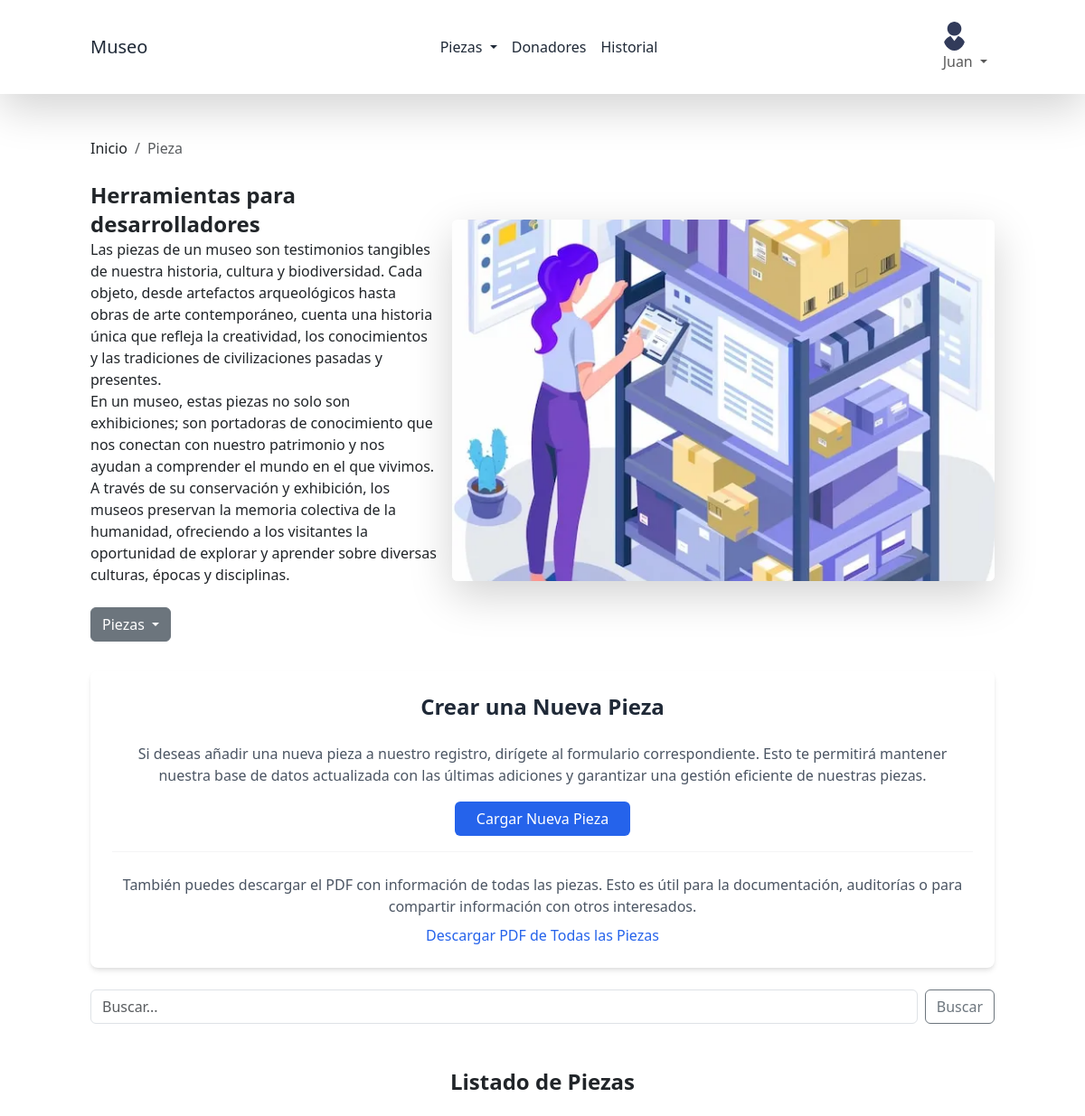
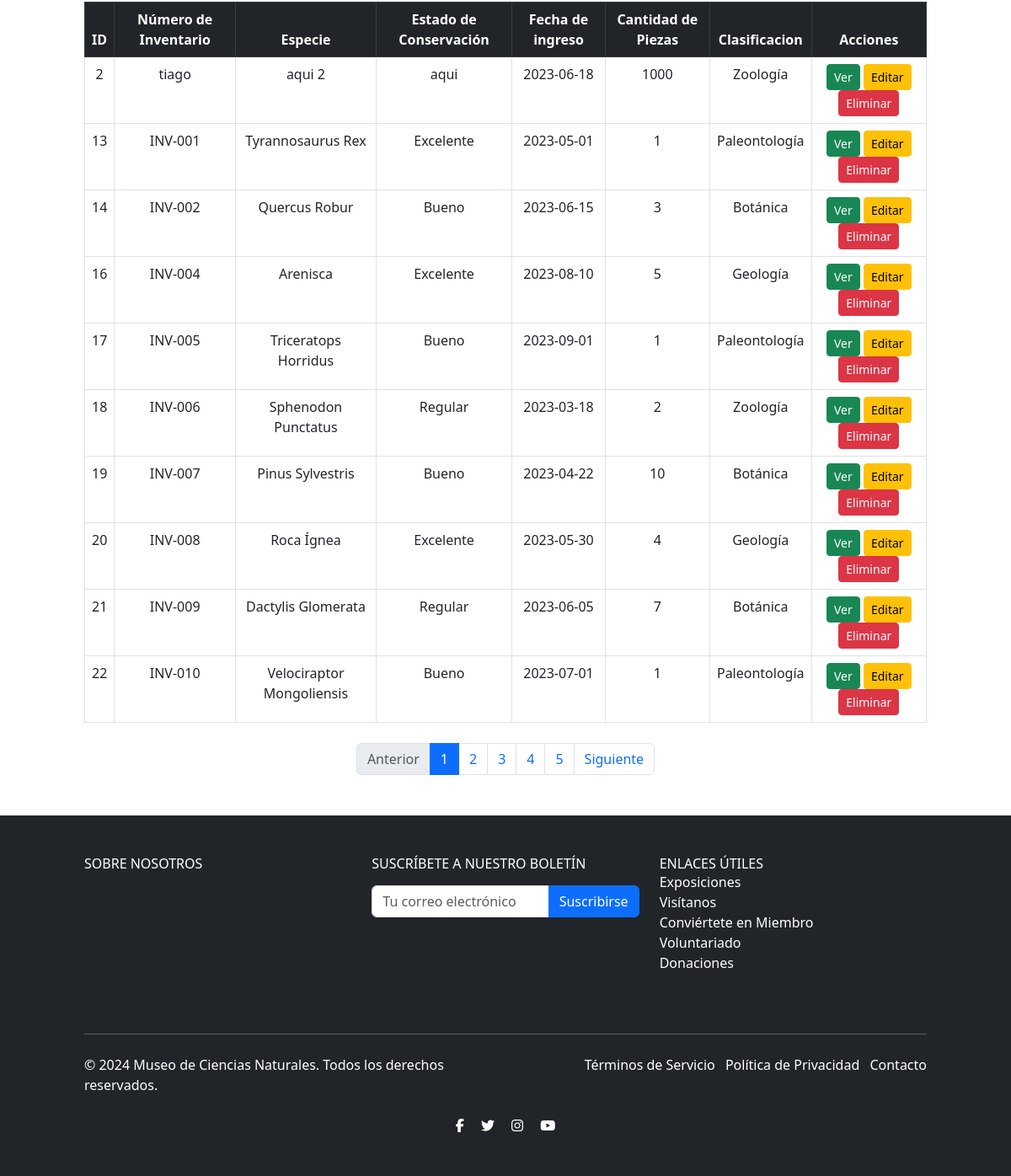
The app's page /listados/piezasListado.php (signed in) with its own data (2 pictures, top to bottom).
### tables this page shows
CREATE TABLE `pieza` (
  `idPieza` int(11) NOT NULL,
  `num_inventario` varchar(255) DEFAULT NULL,
  `especie` varchar(255) DEFAULT NULL,
  `estado_conservacion` varchar(255) DEFAULT NULL,
  `fecha_ingreso` date DEFAULT NULL,
  `cantidad_de_piezas` varchar(255) DEFAULT NULL,
  `clasificacion` varchar(255) DEFAULT NULL,
  `observacion` varchar(255) DEFAULT NULL,
  `imagen` varchar(255) DEFAULT NULL,
  `Donante_idDonante` int(11) NOT NULL
);

### modelo/bd.php (called while the page is built, shortened)
<?php
class Db {
	public function __construct($host='localhost',$db_name='museo',$db_user='root',$db_pass='') {
		$this->host = $host;
		$this->db = $db_name;
		$this->user = $db_user;
		$this->pass = $db_pass;
		try {
           $this->conection = new PDO('mysql:host='.$this->host.'; dbname='.$this->db, $this->user, $this->pass);
        } catch (PDOException $e) {
            echo $e->getCode()." ; ".$e->getMessage();
            exit();
        }
	}
}

### modelo/pieza.php (called while the page is built, shortened)
<?php
require_once "bd.php";
class Pieza {
    protected $conection;
    private function getConection() {
        $db = new Db();
        $this->conection = $db->conection;
    }
    public function getPiezasPaginadas($limite, $offset) {
        $sql = "SELECT * FROM pieza LIMIT :limite OFFSET :offset";
        $stmt = $this->conection->prepare($sql);
        $stmt->bindParam(':limite', $limite, PDO::PARAM_INT);
        $stmt->bindParam(':offset', $offset, PDO::PARAM_INT);
        $stmt->execute();
        return $stmt->fetchAll(PDO::FETCH_ASSOC);
    }
    public function getTotalPiezas() {
        $sql = "SELECT COUNT(*) as total FROM pieza";
        $stmt = $this->conection->prepare($sql);
        $stmt->execute();
        $result = $stmt->fetch(PDO::FETCH_ASSOC);
        return $result['total'];
    }
}
?>

### listados/piezasListado.php (the view, shortened to what this page needs)
<?php
require_once "../modelo/pieza.php";
$breadcrumb = "Pieza";
$pieza = new Pieza();
$porPagina = 10;
$paginaActual = isset($_GET['pagina']) ? intval($_GET['pagina']) : 1;
$offset = ($paginaActual - 1) * $porPagina;
$piezas = $pieza->getPiezasPaginadas($porPagina, $offset);
$totalPiezas = $pieza->getTotalPiezas();
$totalPaginas = ceil($totalPiezas / $porPagina);
?>
<!DOCTYPE html>
<html lang="es">
<head>
    <link href="https://cdn.jsdelivr.net/npm/bootstrap@5.3.0/dist/css/bootstrap.min.css" rel="stylesheet">
    <link href="https://cdn.jsdelivr.net/npm/tailwindcss@2.2.19/dist/tailwind.min.css" rel="stylesheet">
    <link rel="stylesheet" href="../public/css/index.css">
</head>
<?php include('../includes/navListados.php')?>
<?php include('../includes/breadcrumb.php')?>
<div class="container mt-8 text-center">
    <div class="bg-white shadow-md rounded-lg p-6">
        <h4 class="text-2xl font-bold text-gray-800 mb-4">Crear una Nueva Pieza</h4>
        <p class="text-gray-600 mb-4">
            Si deseas añadir una nueva pieza a nuestro registro, dirígete al formulario correspondiente. Esto te permitirá mantener nuestra base de datos actualizada con las últimas adiciones y garantizar una gestión eficiente de nuestras piezas.
        </p>
        <a href="./funciones/formularioAgregar.php" class="bg-blue-600 text-white px-4 py-2 rounded hover:bg-blue-500 transition">Cargar Nueva Pieza</a>
        <hr class="my-4 border-gray-300">
        <p class="mb-2 text-gray-600">
            También puedes descargar el PDF con información de todas las piezas. Esto es útil para la documentación, auditorías o para compartir información con otros interesados.
        </p>
        <a target="_blank" href="./funciones/generarPDFall.php" class="text-blue-600 hover:underline">Descargar PDF de Todas las Piezas</a>
    </div>
</div>
<div class="container mt-4">
    <div class="search-box">
        <form class="d-flex" id="searchForm" action="./funciones/buscarPieza.php" method="post">
            <input class="form-control me-2" type="search" id="searchInput" placeholder="Buscar..." aria-label="Buscar">
            <button class="btn btn-outline-secondary" type="submit">Buscar</button>
        </form>
    </div>
</div>
<div class="container mt-5">
    <h1 class="mb-4 text-center text-2xl font-bold">Listado de Piezas</h1>
    <table class="table table-hover table-bordered">
        <thead class="table-dark text-center">
            <tr>
                <th>ID</th>
                <th>Número de Inventario</th>
                <th>Especie</th>
                <th>Estado de Conservación</th>
                <th>Fecha de ingreso</th>
                <th>Cantidad de Piezas</th>
                <th>Clasificacion</th>
                <th>Acciones</th>
            </tr>
        </thead>
        <tbody>
            <?php if (!empty($piezas)) : ?>
                <?php foreach ($piezas as $p) : ?>
                    <tr id="pieza-<?php echo $p['idPieza']; ?>" class="text-center">
                        <td><?php echo $p['idPieza']; ?></td>
                        <td><?php echo $p['num_inventario']; ?></td>
                        <td><?php echo $p['especie']; ?></td>
                        <td><?php echo $p['estado_conservacion']; ?></td>
                        <td><?php echo $p['fecha_ingreso']; ?></td>
                        <td><?php echo $p['cantidad_de_piezas']; ?></td>
                        <td><?php echo $p['clasificacion']; ?></td>
                        <td>
                            <a href="funciones/verPieza.php?id=<?php echo $p['idPieza']; ?>" class="btn btn-success btn-sm">Ver</a>
                            <a href="funciones/editarPieza.php?id=<?php echo $p['idPieza']; ?>&clasificacion=<?php echo ($p['clasificacion']); ?>" class="btn btn-warning btn-sm">Editar</a>
                            <a href="funciones/eliminarPieza.php?id=<?php echo $p['idPieza']; ?>" class="btn btn-danger btn-sm">Eliminar</a>
                        </td>
                    </tr>
                <?php endforeach; ?>
            <?php else : ?>
                <tr>
                    <td colspan="8" class="text-center">No hay piezas registradas.</td>
                </tr>
            <?php endif; ?>
        </tbody>
    </table>
      <nav aria-label="Paginación" class="mt-4">
        <ul class="pagination justify-content-center">
            <li class="page-item <?php echo $paginaActual == 1 ? 'disabled' : ''; ?>">
                <a class="page-link" href="?pagina=<?php echo $paginaActual - 1; ?>" tabindex="-1">Anterior</a>
            </li>
            <?php for ($i = 1; $i <= $totalPaginas; $i++) : ?>
                <li class="page-item <?php echo $i == $paginaActual ? 'active' : ''; ?>">
                    <a class="page-link" href="?pagina=<?php echo $i; ?>"><?php echo $i; ?></a>
                </li>
            <?php endfor; ?>
            <li class="page-item <?php echo $paginaActual == $totalPaginas ? 'disabled' : ''; ?>">
                <a class="page-link" href="?pagina=<?php echo $paginaActual + 1; ?>">Siguiente</a>
            </li>
        </ul>
    </nav>
</div>
</body>
<?php include('../includes/footer.php') ?>
</html>

### includes/navListados.php (shortened to what this page needs)
<?php if (isset($_SESSION['usuario_activo']) and ($_SESSION['nivel']=='administrador')){ ?>
<nav class="navbar navbar-expand-lg bg-white shadow-lg p-3">
  <div class="container">
    <a class="navbar-brand text-gray-800" href="../index.php">Museo</a>
    <div class="collapse navbar-collapse" id="navbarNav">
      <ul class="navbar-nav ms-auto">
        <li class="nav-item dropdown">
          <a class="nav-link dropdown-toggle text-gray-800" href="#" id="piezasDropdown" role="button" data-bs-toggle="dropdown" aria-haspopup="true" aria-expanded="false">
            Piezas
          </a>
        </li>
        <li class="nav-item">
          <a class="nav-link text-gray-800" href="./donadoresLista.php">Donadores</a>
        </li>
        <li class="nav-item">
          <a class="nav-link text-gray-800" href="./historial.php">Historial</a>
        </li>
      </ul>
      <ul class="navbar-nav ms-auto">
        <li class="nav-item dropdown">
          <a class="nav-link dropdown-toggle" href="#" id="usuarioDropdown" role="button" data-bs-toggle="dropdown" aria-haspopup="true" aria-expanded="false">
            <img src="../assets/img/user.png" alt="Usuario" class="rounded-circle">
            <?php echo $_SESSION['usuario_activo']; ?>
          </a>
        </li>
      </ul>
    </div>
  </div>
</nav>
<?php } ?>

### includes/breadcrumb.php (shortened to what this page needs)
<div class="container mt-5 d-flex flex-column flex-md-row">
    <div class="flex-fill me-md-3">
        <nav aria-label="breadcrumb">
            <ol class="breadcrumb">
                <li class="breadcrumb-item">Inicio</li>
                <li class="breadcrumb-item active" aria-current="page"><?= $breadcrumb ?></li>
            </ol>
        </nav>
        <div class="mt-4">
            <h5 class="text-2xl font-semibold">Herramientas para desarrolladores</h5>
            <p>Las piezas de un museo son testimonios tangibles de nuestra historia, cultura y biodiversidad. Cada objeto, desde artefactos arqueológicos hasta obras de arte contemporáneo, cuenta una historia única que refleja la creatividad, los conocimientos y las tradiciones de civilizaciones pasadas y presentes.</p>
            <p>En un museo, estas piezas no solo son exhibiciones; son portadoras de conocimiento que nos conectan con nuestro patrimonio y nos ayudan a comprender el mundo en el que vivimos. A través de su conservación y exhibición, los museos preservan la memoria colectiva de la humanidad, ofreciendo a los visitantes la oportunidad de explorar y aprender sobre diversas culturas, épocas y disciplinas.</p>
        </div>
        <div class="dropdown mt-4">
            <button class="btn btn-secondary dropdown-toggle" type="button" id="piezasDropdown" data-bs-toggle="dropdown" aria-expanded="false">
                Piezas
            </button>
        </div>
    </div>
    <div class="mt-4 flex-fill d-flex justify-content-center align-items-center">
        <div class="image-box shadow-lg rounded overflow-hidden">
            <img src="../assets/img/gestion de inventario.webp" alt="Imagen Genérica" class="img-ajustada">
        </div>
    </div>
</div>

### includes/footer.php (shortened to what this page needs)
<footer class="bg-dark text-white mt-5 p-5">
  <div class="container mx-auto">
    <div class="row">
      <div class="col-lg-4 mb-4">
        <h5 class="text-uppercase">Sobre Nosotros</h5>
        <p class="text-muted">
        </p>
      </div>
      <div class="col-lg-4 mb-4">
        <h5 class="text-uppercase">Suscríbete a nuestro boletín</h5>
        <form id="subscriptionForm" action="../contacto/correo.php" method="POST" class="mt-3">
          <div class="input-group">
            <input type="email" class="form-control" placeholder="Tu correo electrónico" aria-label="Email" required>
            <button class="btn btn-primary" type="submit">Suscribirse</button>
          </div>
        </form>
      </div>
      <div class="col-lg-4 mb-4">
        <h5 class="text-uppercase">Enlaces Útiles</h5>
        <ul class="list-unstyled">
          <li><a href="#" class="text-white hover:text-gray-400">Exposiciones</a></li>
          <li><a href="#" class="text-white hover:text-gray-400">Visítanos</a></li>
          <li><a href="#" class="text-white hover:text-gray-400">Conviértete en Miembro</a></li>
          <li><a href="#" class="text-white hover:text-gray-400">Voluntariado</a></li>
          <li><a href="#" class="text-white hover:text-gray-400">Donaciones</a></li>
        </ul>
      </div>
    </div>
    <hr class="my-4">
    <div class="row">
      <div class="col-md-6">
        <p>&copy; 2024 Museo de Ciencias Naturales. Todos los derechos reservados.</p>
      </div>
      <div class="col-md-6 text-md-end">
        <ul class="list-inline">
          <li class="list-inline-item">
            <a href="#" class="text-white hover:text-gray-400">Términos de Servicio</a>
          </li>
          <li class="list-inline-item">
            <a href="#" class="text-white hover:text-gray-400">Política de Privacidad</a>
          </li>
          <li class="list-inline-item">
            <a href="https://www.instagram.com/museocsnaturales/" class="text-white hover:text-gray-400" target="_blank">Contacto</a>
          </li>
        </ul>
      </div>
    </div>
    <div class="social-icons mt-4 text-center">
      <a href="#" class="text-white mx-2 hover:text-gray-400">
        <i class="fab fa-facebook-f"></i>
      </a>
      <a href="#" class="text-white mx-2 hover:text-gray-400">
        <i class="fab fa-twitter"></i>
      </a>
      <a href="#" class="text-white mx-2 hover:text-gray-400">
        <i class="fab fa-instagram"></i>
      </a>
      <a href="#" class="text-white mx-2 hover:text-gray-400">
        <i class="fab fa-youtube"></i>
      </a>
    </div>
  </div>
</footer>

### includes/breadcrumb.php (style rules this page uses)
.image-box { width: 600px; height: 400px; }
.img-ajustada { width: 100%; height: 100%; object-fit: cover; }

### records on screen
pieza: idPieza "2", num_inventario "tiago", especie "aqui 2", estado_conservacion "aqui", fecha_ingreso "2023-06-18", cantidad_de_piezas "1000", clasificacion "Zoología"
pieza: idPieza "13", num_inventario "INV-001", especie "Tyrannosaurus Rex", estado_conservacion "Excelente", fecha_ingreso "2023-05-01", cantidad_de_piezas "1", clasificacion "Paleontología"
pieza: idPieza "14", num_inventario "INV-002", especie "Quercus Robur", estado_conservacion "Bueno", fecha_ingreso "2023-06-15", cantidad_de_piezas "3", clasificacion "Botánica"
pieza: idPieza "16", num_inventario "INV-004", especie "Arenisca", estado_conservacion "Excelente", fecha_ingreso "2023-08-10", cantidad_de_piezas "5", clasificacion "Geología"
pieza: idPieza "17", num_inventario "INV-005", especie "Triceratops Horridus", estado_conservacion "Bueno", fecha_ingreso "2023-09-01", cantidad_de_piezas "1", clasificacion "Paleontología"
pieza: idPieza "18", num_inventario "INV-006", especie "Sphenodon Punctatus", estado_conservacion "Regular", fecha_ingreso "2023-03-18", cantidad_de_piezas "2", clasificacion "Zoología"
pieza: idPieza "19", num_inventario "INV-007", especie "Pinus Sylvestris", estado_conservacion "Bueno", fecha_ingreso "2023-04-22", cantidad_de_piezas "10", clasificacion "Botánica"
pieza: idPieza "20", num_inventario "INV-008", especie "Roca Ígnea", estado_conservacion "Excelente", fecha_ingreso "2023-05-30", cantidad_de_piezas "4", clasificacion "Geología"
pieza: idPieza "21", num_inventario "INV-009", especie "Dactylis Glomerata", estado_conservacion "Regular", fecha_ingreso "2023-06-05", cantidad_de_piezas "7", clasificacion "Botánica"
pieza: idPieza "22", num_inventario "INV-010", especie "Velociraptor Mongoliensis", estado_conservacion "Bueno", fecha_ingreso "2023-07-01", cantidad_de_piezas "1", clasificacion "Paleontología"

### other values on screen
$_SESSION['usuario_activo'] "Juan"
$breadcrumb "Pieza"
